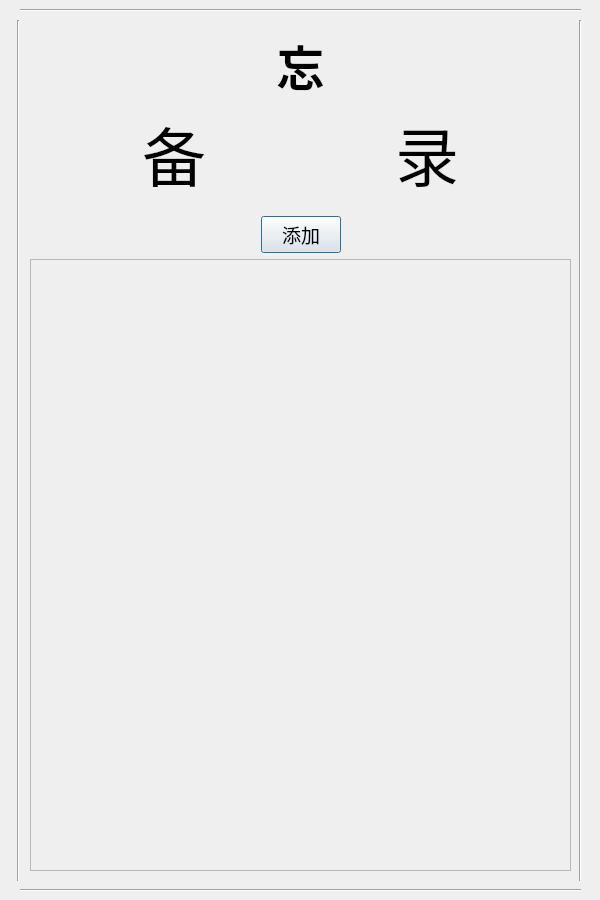
<?xml version="1.0" encoding="UTF-8"?>
<ui version="4.0">
 <class>MemoryDay</class>
 <widget class="QDialog" name="MemoryDay">
  <property name="windowModality">
   <enum>Qt::WindowModal</enum>
  </property>
  <property name="geometry">
   <rect>
    <x>0</x>
    <y>0</y>
    <width>600</width>
    <height>900</height>
   </rect>
  </property>
  <property name="font">
   <font>
    <family>Adobe Arabic</family>
    <pointsize>14</pointsize>
   </font>
  </property>
  <property name="windowTitle">
   <string>备忘录</string>
  </property>
  <widget class="Line" name="line">
   <property name="geometry">
    <rect>
     <x>3</x>
     <y>20</y>
     <width>31</width>
     <height>861</height>
    </rect>
   </property>
   <property name="orientation">
    <enum>Qt::Vertical</enum>
   </property>
  </widget>
  <widget class="Line" name="line_2">
   <property name="geometry">
    <rect>
     <x>560</x>
     <y>20</y>
     <width>41</width>
     <height>861</height>
    </rect>
   </property>
   <property name="orientation">
    <enum>Qt::Vertical</enum>
   </property>
  </widget>
  <widget class="Line" name="line_3">
   <property name="geometry">
    <rect>
     <x>20</x>
     <y>-5</y>
     <width>561</width>
     <height>31</height>
    </rect>
   </property>
   <property name="orientation">
    <enum>Qt::Horizontal</enum>
   </property>
  </widget>
  <widget class="Line" name="line_5">
   <property name="geometry">
    <rect>
     <x>20</x>
     <y>870</y>
     <width>561</width>
     <height>41</height>
    </rect>
   </property>
   <property name="orientation">
    <enum>Qt::Horizontal</enum>
   </property>
  </widget>
  <widget class="QWidget" name="">
   <property name="geometry">
    <rect>
     <x>30</x>
     <y>30</y>
     <width>541</width>
     <height>841</height>
    </rect>
   </property>
   <layout class="QVBoxLayout" name="verticalLayout">
    <item>
     <layout class="QGridLayout" name="bigTitle">
      <item row="0" column="1">
       <widget class="QLabel" name="label">
        <property name="font">
         <font>
          <family>Cambria</family>
          <pointsize>36</pointsize>
          <weight>75</weight>
          <bold>true</bold>
         </font>
        </property>
        <property name="text">
         <string>忘</string>
        </property>
        <property name="alignment">
         <set>Qt::AlignCenter</set>
        </property>
       </widget>
      </item>
      <item row="1" column="0">
       <widget class="QLabel" name="label_3">
        <property name="font">
         <font>
          <family>Adobe Arabic</family>
          <pointsize>48</pointsize>
         </font>
        </property>
        <property name="text">
         <string>备</string>
        </property>
        <property name="alignment">
         <set>Qt::AlignRight|Qt::AlignTrailing|Qt::AlignVCenter</set>
        </property>
       </widget>
      </item>
      <item row="1" column="2">
       <widget class="QLabel" name="label_4">
        <property name="font">
         <font>
          <family>Adobe Arabic</family>
          <pointsize>48</pointsize>
         </font>
        </property>
        <property name="text">
         <string>录</string>
        </property>
       </widget>
      </item>
     </layout>
    </item>
    <item>
     <spacer name="verticalSpacer">
      <property name="orientation">
       <enum>Qt::Vertical</enum>
      </property>
      <property name="sizeType">
       <enum>QSizePolicy::Fixed</enum>
      </property>
      <property name="sizeHint" stdset="0">
       <size>
        <width>20</width>
        <height>10</height>
       </size>
      </property>
     </spacer>
    </item>
    <item>
     <layout class="QHBoxLayout" name="horizontalLayout">
      <item>
       <spacer name="horizontalSpacer_3">
        <property name="orientation">
         <enum>Qt::Horizontal</enum>
        </property>
        <property name="sizeHint" stdset="0">
         <size>
          <width>40</width>
          <height>20</height>
         </size>
        </property>
       </spacer>
      </item>
      <item>
       <widget class="QPushButton" name="btn_add">
        <property name="font">
         <font>
          <family>Adobe Arabic</family>
          <pointsize>14</pointsize>
         </font>
        </property>
        <property name="text">
         <string>添加</string>
        </property>
       </widget>
      </item>
      <item>
       <spacer name="horizontalSpacer_2">
        <property name="orientation">
         <enum>Qt::Horizontal</enum>
        </property>
        <property name="sizeHint" stdset="0">
         <size>
          <width>40</width>
          <height>20</height>
         </size>
        </property>
       </spacer>
      </item>
     </layout>
    </item>
    <item>
     <widget class="QScrollArea" name="scrollArea">
      <property name="widgetResizable">
       <bool>true</bool>
      </property>
      <widget class="QWidget" name="item_widget">
       <property name="geometry">
        <rect>
         <x>0</x>
         <y>0</y>
         <width>537</width>
         <height>683</height>
        </rect>
       </property>
       <widget class="QWidget" name="verticalLayoutWidget">
        <property name="geometry">
         <rect>
          <x>0</x>
          <y>0</y>
          <width>541</width>
          <height>541</height>
         </rect>
        </property>
        <layout class="QVBoxLayout" name="item_layout"/>
       </widget>
      </widget>
     </widget>
    </item>
   </layout>
  </widget>
 </widget>
 <resources/>
 <connections/>
</ui>
